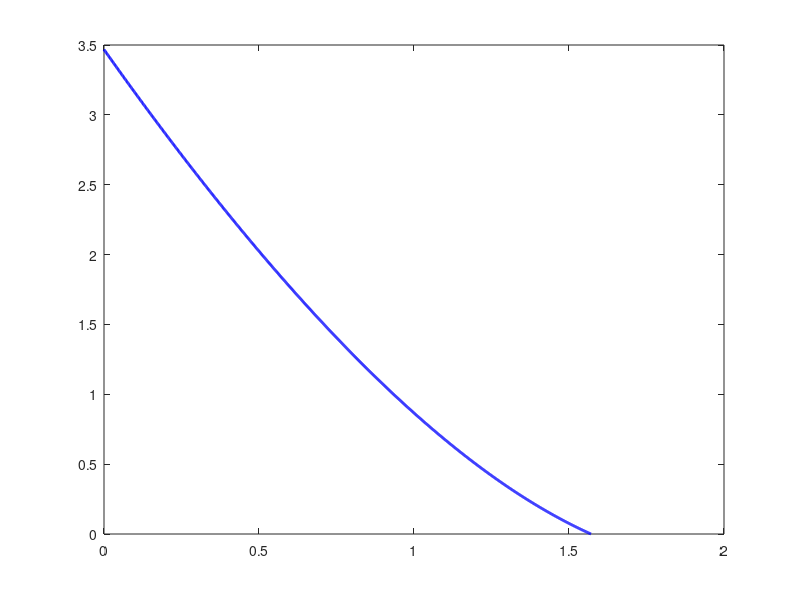

Recreate this plot in MATLAB. (Note: this script raises an error after producing the figure.)
%07-09-21
f=@(x) cos(x)+(x-pi./2).^2;
a=0;
b=pi/2;

n=5;

x_nodes=linspace(a,b,n+1);
y_nodes=f(x_nodes);
p=polyfit(x_nodes,y_nodes,n);

x_plot=linspace(a,b,1000);
%y_plot=f(x_plot);
interp=polyval(p,x_plot);


% Plot the function and the interpolating polynomial
figure
plot(x_plot, f(x_plot), 'b-', 'LineWidth', 2)
hold on
plot(x_plot, y_plot, 'r--', 'LineWidth', 2)
legend('f(x)', 'Interpolating Polynomial')
xlabel('x')
ylabel('f(x)')
title('Interpolating Polynomial of Degree 5')
grid on


%
n=20;
composite_midpoint(f,a,b,n)
composite_trapezoidal(f,a,b,n-1)
composite_simpson(f,a,b,(n-1)/2)


%
n=80; 
a=7*ones(n,1);
A=diag(a)-3*diag(ones(n-1,1),1)-3*diag(ones(n-1,1),-1);
b=A*ones(n,1);

[L,U,x]=thomas(A,b);
y=forward_substitution(L,b);
x1=backward_substitution(U,y);

x=A\b;

norm(x-x1)

%the norm of the error vector is approximately 4.9051e-15, which is a very small value close to zero, 
%it suggests that the computed solution is very accurate and close to the exact solution.


%
f=@(x) sin(x-0.5)*log(x+5)^2;
a=-4;
b=4;

for i=2:1:6
    comp_trap(i)= composite_trapezoidal(f,a,b,2^i)
end   

errT=abs(3.7518-comp_trap)
p=-diff(log(errT))/log(2)


%
f=@(x) sin(x)*sqrt(x+0.5);
a=-0.5;
b=1;

nmax=20;
tol=1e-06;
df=@(x) cos(x)*sqrt(x+0.5)+0.5*sin(x)*sqrt(x+0.5).^(-1);

x0=bisection(f,a,b,tol);
%newton(f,df,x0,tol,nmax) simple zero

for m=1:1:6
 c=modified_newton(f,df,x0,tol,nmax,m);
 p = stimap(approximation, f, x0)<=2
end

